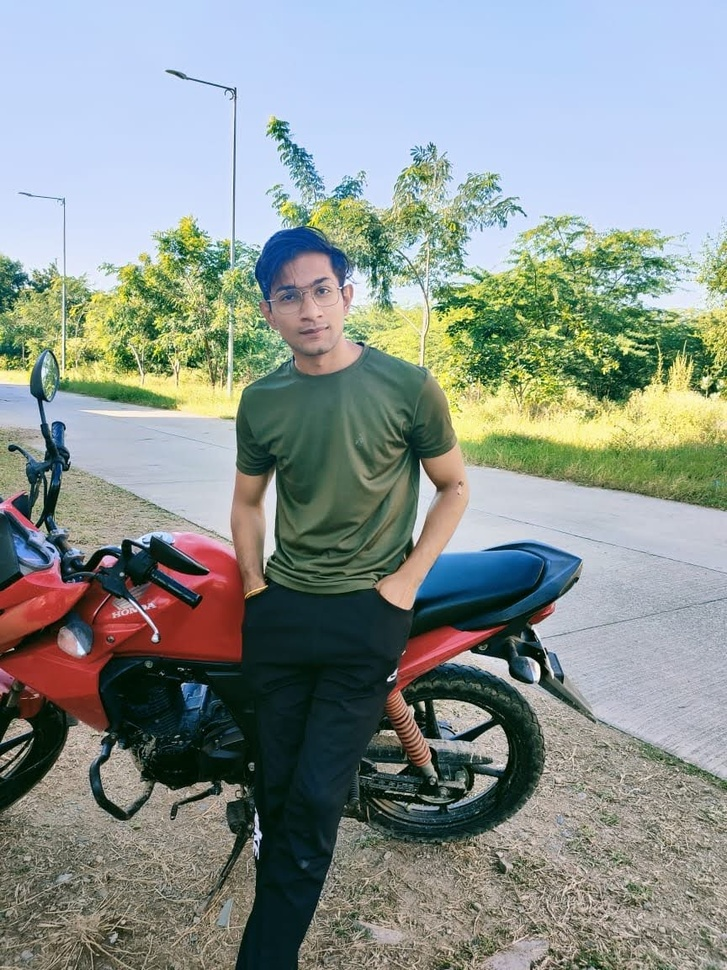
#> input picture MINI_OpenCV_projects/Color detection/nick.jpg, 727 x 970 px, shrunk from 864 x 1152 before the run, found by its file name
$ python RGB_Binary.py
#> lines starting #> are read from the running program, lines starting #| are printed output that depends on the picture; after the words box and inside, x2 and y2 are one past the last pixel; in counts of white or black regions, pixels touching at a corner belong together
import cv2


img = cv2 .imread('nick.jpg', 0)
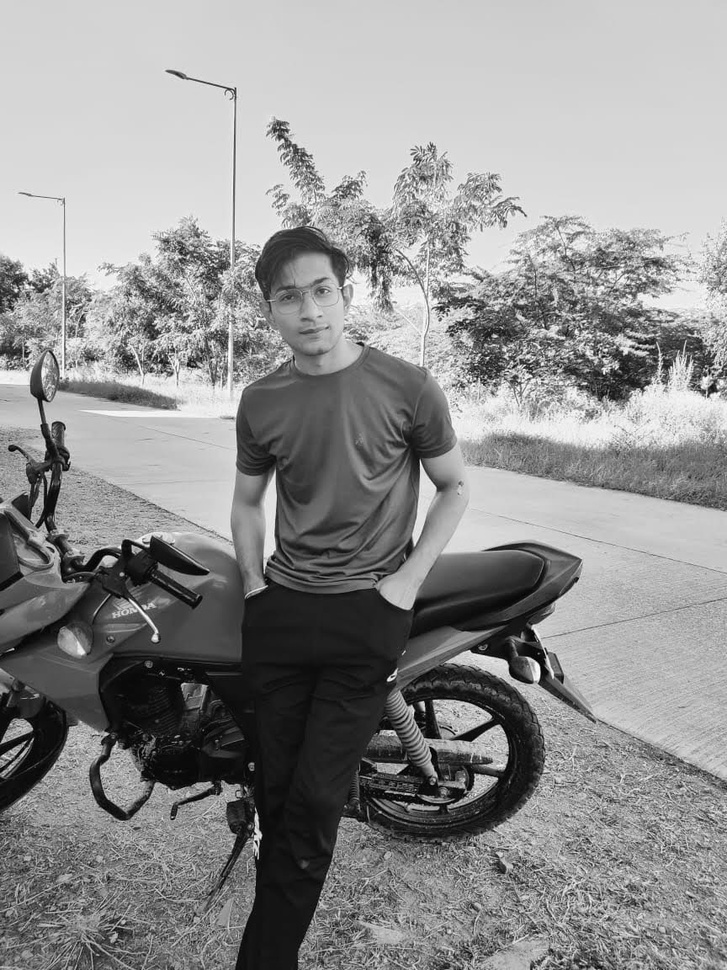
#> img: shape (970, 727); min 0, max 255, mean 143.9

cv2.imshow("Gray scale image", img)
cv2.waitKey(0)


#thersholding technique
ret, bw = cv2.threshold(img, 127,255,cv2.THRESH_BINARY)
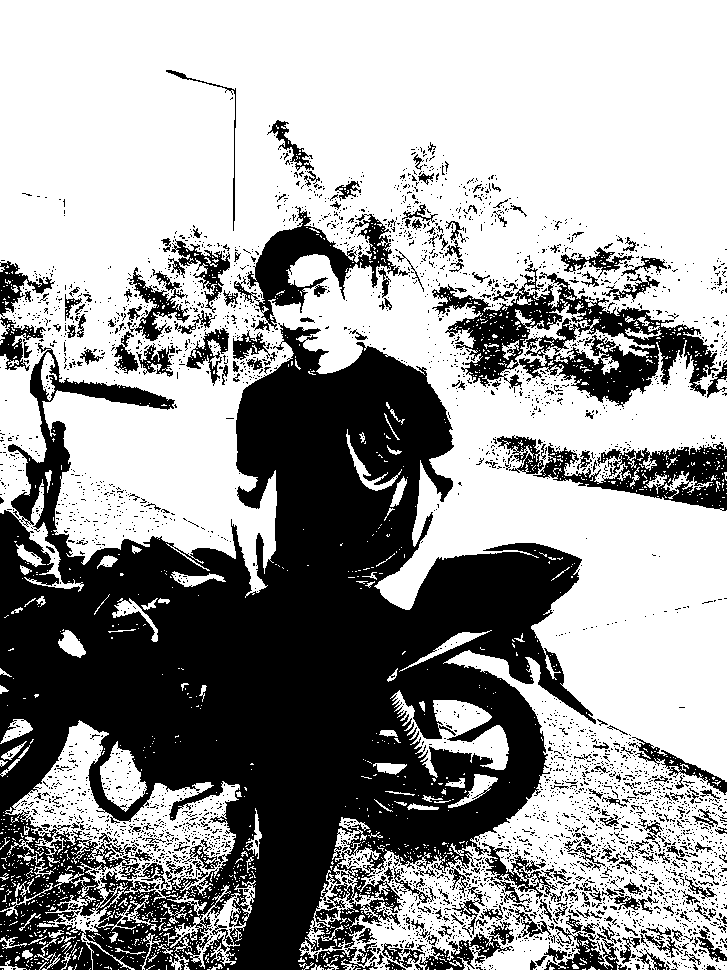
#> bw: shape (970, 727); 61.5% white; 3875 black regions (3629 under 20 px), largest, box (x1, y1, x2, y2) and area: (0, 323, 596, 970) 205330, (432, 263, 719, 407) 13905, (234, 206, 400, 331) 5990
cv2.imshow("Binary",bw)
cv2.waitKey(0)


cv2.destroyAllWindows()

$ run again, with MINI_OpenCV_projects/Color detection/colorpic.jpg copied over MINI_OpenCV_projects/Color detection/nick.jpg
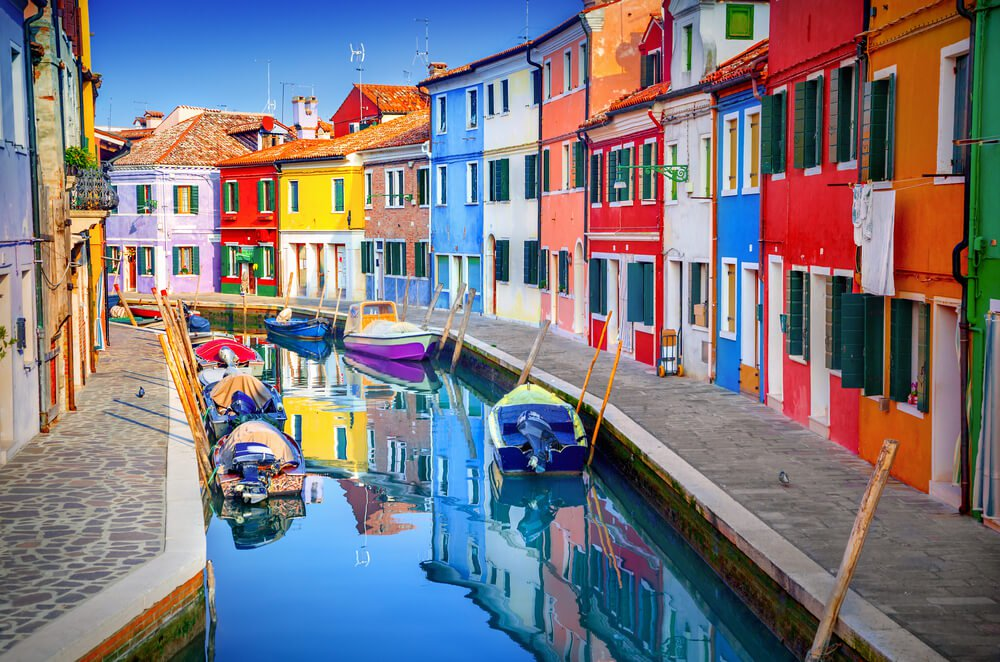
#> input picture MINI_OpenCV_projects/Color detection/colorpic.jpg, 1000 x 662 px, found by its file name
#> `img = cv2 .imread('nick.jpg', 0)`:
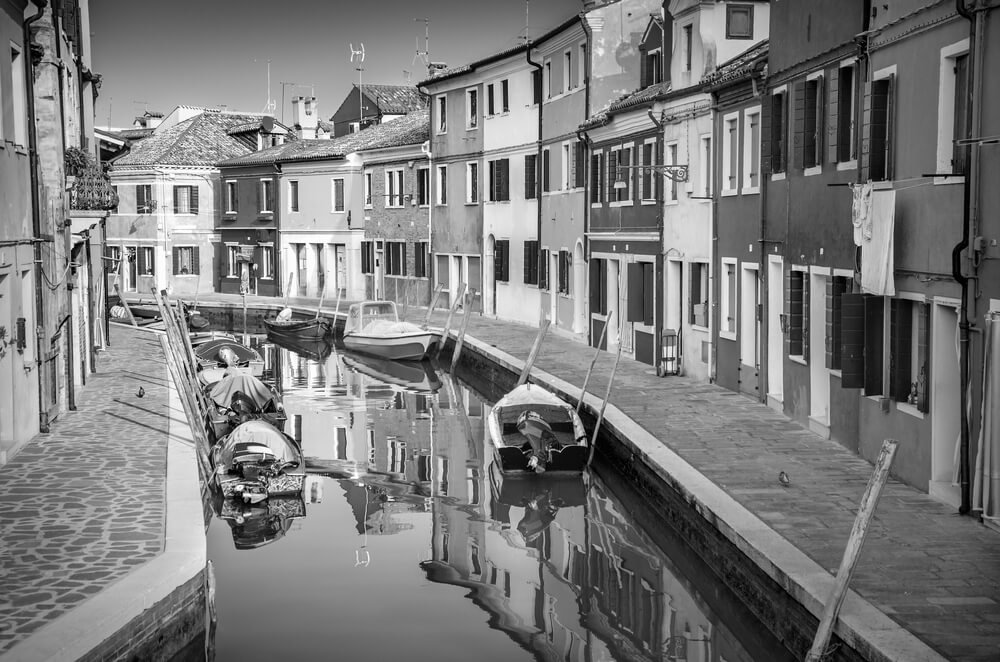
#> img: shape (662, 1000); min 0, max 255, mean 122.4
#> `ret, bw = cv2.threshold(img, 127,255,cv2.THRESH_BINARY)`:
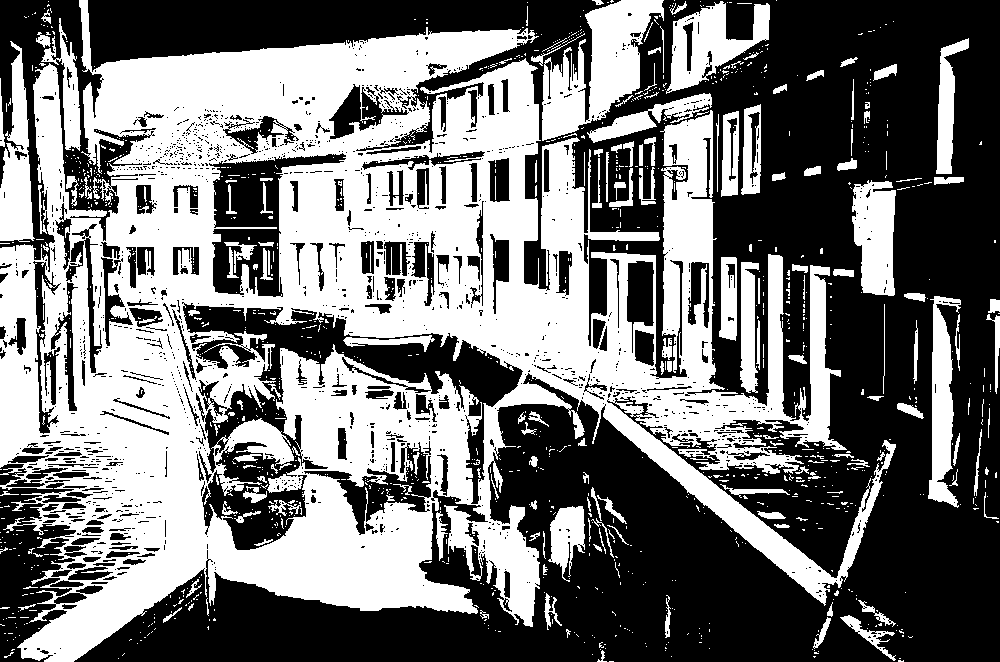
#> bw: shape (662, 1000); 46% white; 1204 white regions (1032 under 20 px), largest, box (x1, y1, x2, y2) and area: (0, 0, 896, 662) 250899, (542, 0, 664, 141) 8327, (666, 1, 770, 94) 4357
